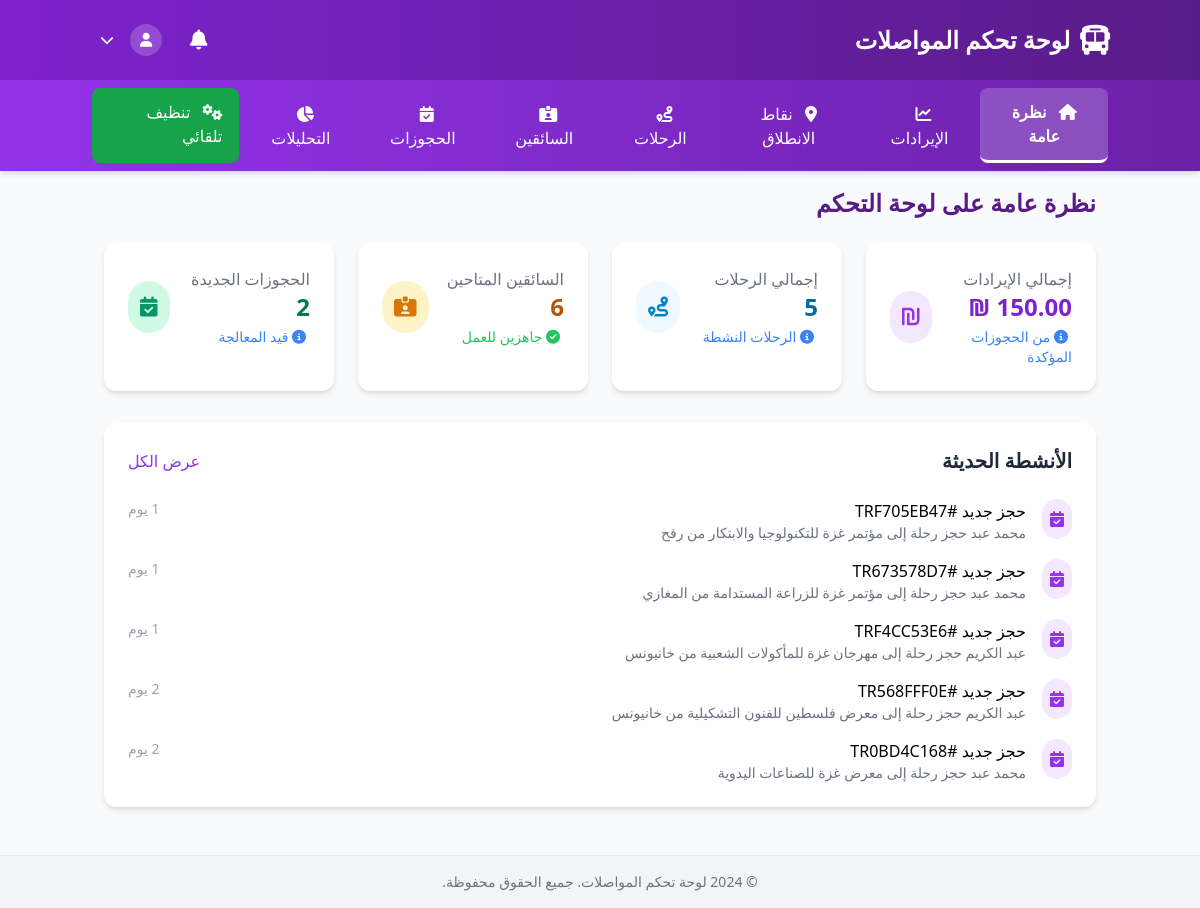
The page /transport/dashboard.php on the database its author committed.
### tables this page shows
CREATE TABLE `transport_bookings` (
  `id` int(11) NOT NULL,
  `user_id` int(11) DEFAULT NULL,
  `trip_id` int(11) NOT NULL,
  `event_id` int(11) NOT NULL,
  `ticket_id` int(11) DEFAULT NULL,
  `customer_name` varchar(255) NOT NULL,
  `customer_phone` varchar(20) NOT NULL,
  `customer_email` varchar(255) DEFAULT NULL,
  `seats_count` int(11) DEFAULT 1,
  `passenger_name` varchar(255) NOT NULL,
  `passenger_phone` varchar(20) NOT NULL,
  `passenger_email` varchar(255) DEFAULT NULL,
  `passengers_count` int(11) NOT NULL DEFAULT 1,
  `total_amount` decimal(10,2) NOT NULL,
  `special_notes` text DEFAULT NULL,
  `payment_method` enum('bank_transfer','cash_on_delivery','mobile_pay','credit_card') NOT NULL,
  `payment_status` enum('pending','confirmed','cancelled') DEFAULT 'pending',
  `cancellation_reason` text DEFAULT NULL,
  `cancellation_date` datetime DEFAULT NULL,
  `notification_sent` tinyint(1) NOT NULL DEFAULT 0,
  `payment_details` longtext DEFAULT NULL CHECK (json_valid(`payment_details`)),
  `booking_code` varchar(20) NOT NULL,
  `status` enum('pending','confirmed','cancelled','rejected') DEFAULT 'pending',
  `rejection_reason` text DEFAULT NULL,
  `response_date` datetime DEFAULT NULL,
  `admin_id` int(11) DEFAULT NULL,
  `created_at` timestamp NOT NULL DEFAULT current_timestamp(),
  `updated_at` timestamp NOT NULL DEFAULT current_timestamp() ON UPDATE current_timestamp()
);

CREATE TABLE `events` (
  `id` int(11) NOT NULL,
  `title` varchar(255) NOT NULL,
  `description` text NOT NULL,
  `location` varchar(255) NOT NULL,
  `date_time` datetime NOT NULL,
  `end_time` datetime NOT NULL,
  `price` decimal(10,2) NOT NULL,
  `capacity` int(11) DEFAULT 100,
  `original_price` decimal(10,2) DEFAULT NULL,
  `category` varchar(50) NOT NULL,
  `organizer` varchar(100) DEFAULT NULL,
  `contact_email` varchar(100) DEFAULT NULL,
  `contact_phone` varchar(50) DEFAULT NULL,
  `is_featured` tinyint(1) DEFAULT 0,
  `status` varchar(20) DEFAULT 'active',
  `is_active` tinyint(1) DEFAULT 1,
  `image` varchar(255) DEFAULT NULL,
  `available_tickets` int(11) NOT NULL,
  `featured` tinyint(1) DEFAULT 0,
  `created_at` timestamp NOT NULL DEFAULT current_timestamp(),
  `updated_at` timestamp NOT NULL DEFAULT current_timestamp() ON UPDATE current_timestamp()
);

CREATE TABLE `transport_starting_points` (
  `id` int(11) NOT NULL,
  `name` varchar(100) NOT NULL,
  `region` enum('north','center','south') NOT NULL,
  `icon` varchar(50) DEFAULT 'city',
  `description` text DEFAULT NULL,
  `is_active` tinyint(1) DEFAULT 1,
  `created_at` timestamp NOT NULL DEFAULT current_timestamp(),
  `updated_at` timestamp NOT NULL DEFAULT current_timestamp() ON UPDATE current_timestamp()
);

### transport/dashboard.php (the view, shortened to what the rows shown need)
<?php
$db = new Database();
try {
    $db->query("SELECT SUM(total_amount) as total_revenue FROM transport_bookings WHERE status = 'confirmed'");
    $db->query("SELECT COUNT(*) as total_trips FROM transport_trips WHERE is_active = 1");
    $db->query("SELECT COUNT(*) as active_drivers FROM transport_drivers WHERE is_active = 1 AND status = 'available'");
    $db->query("SELECT COUNT(*) as new_bookings FROM transport_bookings WHERE status = 'pending' OR status = 'confirmed'");
    $db->query("
        SELECT
            tb.booking_code,
            tb.customer_name,
            tb.created_at,
            tt.departure_time,
            tsp.name as starting_point_name,
            e.title as event_title
        FROM transport_bookings tb
        LEFT JOIN transport_trips tt ON tb.trip_id = tt.id
        LEFT JOIN transport_starting_points tsp ON tt.starting_point_id = tsp.id
        LEFT JOIN events e ON tb.event_id = e.id
        ORDER BY tb.created_at DESC
        LIMIT 5
    ");
    $recent_activities = $db->resultSet();
} catch (Exception $e) {
    $total_revenue = 0;
    $total_trips = 0;
    $active_drivers = 0;
    $new_bookings = 0;
    $recent_activities = [];
    $departure_points = [];
    $trips = [];
    $drivers = [];
    $bookings = [];
    $expired_bookings = [];
    $transport_types = [];
    error_log("Dashboard Error: " . $e->getMessage());
}
?>
<!DOCTYPE html>
<html lang="ar" dir="rtl">
<head>
    <script src="https://cdn.tailwindcss.com"></script>
    <link rel="stylesheet" href="https://cdnjs.cloudflare.com/ajax/libs/font-awesome/6.4.0/css/all.min.css">
    <link rel="stylesheet" href="dashboard-rtl.css">
</head>
<body class="bg-gray-50 min-h-screen">
    <div class="flex flex-col min-h-screen">
        <header class="bg-gradient-to-r from-primary-700 to-primary-900 text-white p-4 shadow-lg">
            <div class="container mx-auto flex justify-between items-center">
                <div class="flex items-center space-x-2 space-x-reverse">
                    <h1 class="text-2xl font-bold">لوحة تحكم المواصلات</h1>
                </div>
            </div>
        </header>
        <main class="flex-grow container mx-auto p-4">
            <section id="overview" class="dashboard-section active">
                <h2 class="text-2xl font-bold text-primary-900 mb-6">نظرة عامة على لوحة التحكم</h2>
                <div class="bg-white rounded-xl shadow-md p-6 mb-8">
                    <div class="space-y-4">
                        <?php if (!empty($recent_activities)): ?>
                            <?php foreach ($recent_activities as $activity): ?>
                                <div class="flex items-start space-x-4 space-x-reverse">
                                    <div class="bg-primary-100 p-2 rounded-full">
                                        <i class="fas fa-calendar-check text-primary-600"></i>
                                    </div>
                                    <div class="flex-grow">
                                        <p class="font-medium">حجز جديد #<?php echo htmlspecialchars($activity['booking_code']); ?></p>
                                        <p class="text-gray-500 text-sm">
                                            <?php echo htmlspecialchars($activity['customer_name']); ?>
                                            حجز رحلة إلى <?php echo htmlspecialchars($activity['event_title'] ?? 'فعالية'); ?>
                                            <?php if ($activity['starting_point_name']): ?>
                                                من <?php echo htmlspecialchars($activity['starting_point_name']); ?>
                                            <?php endif; ?>
                                        </p>
                                    </div>
                                    <span class="text-gray-400 text-sm">
                                        <?php
                                        $time_diff = time() - strtotime($activity['created_at']);
                                        if ($time_diff < 3600) {
                                            echo floor($time_diff / 60) . ' دقيقة';
                                        } elseif ($time_diff < 86400) {
                                            echo floor($time_diff / 3600) . ' ساعة';
                                        } else {
                                            echo floor($time_diff / 86400) . ' يوم';
                                        }
                                        ?>
                                    </span>
                                </div>
                            <?php endforeach; ?>
                        <?php endif; ?>
                    </div>
                </div>
            </section>
        </main>
    </div>
</body>
</html>

### rows shown on the page
transport_bookings: booking_code "TRF705EB47", customer_name "محمد عبد", event.title "مؤتمر غزة للتكنولوجيا والابتكار", transport_starting_points.name "رفح"
transport_bookings: booking_code "TR673578D7", customer_name "محمد عبد", event.title "مؤتمر غزة للزراعة المستدامة", transport_starting_points.name "المغازي"
transport_bookings: booking_code "TRF4CC53E6", customer_name "عبد الكريم", event.title "مهرجان غزة للمأكولات الشعبية", transport_starting_points.name "خانيونس"
transport_bookings: booking_code "TR568FFF0E", customer_name "عبد الكريم", event.title "معرض فلسطين للفنون التشكيلية", transport_starting_points.name "خانيونس"
transport_bookings: booking_code "TR0BD4C168", customer_name "محمد عبد", event.title "معرض غزة للصناعات اليدوية"

### other values the page prints
formatPrice($total_revenue) "150.00 ₪"
$total_trips "5"
$active_drivers "6"
$new_bookings "2"
